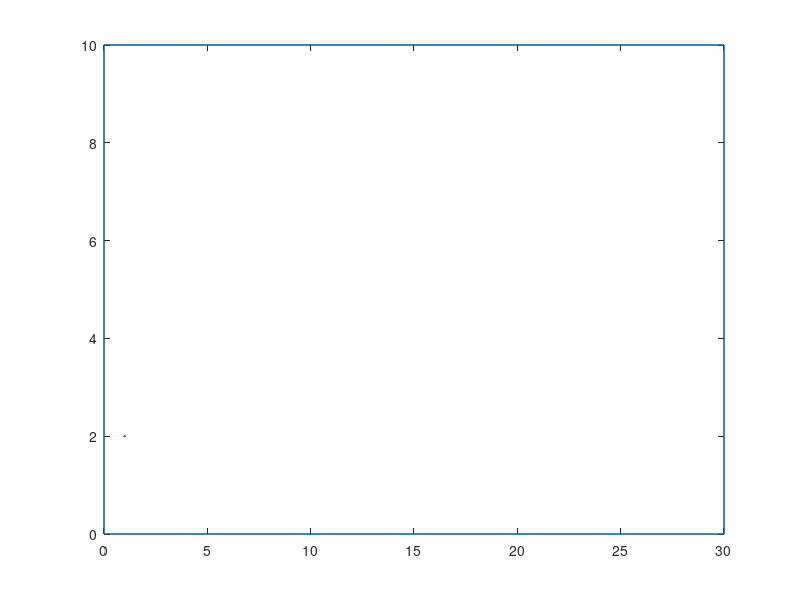

The MATLAB source for this figure: (Note: this script raises an error after producing the figure.)
clear all
close all
clc
figure

% Entorno cerrado definido por una lista de puntos
x=[-0 30 30 0 0]';
y=[0 0 10 10 0]';
plot(x,y,LineWidth=2)
hold on

% Posición y orientación del vehiculo
x0= 1;
y0= 2;
phi0= 0; % Entre -pi y pi

%Distancia al punto objetivo
d=1;

%Velocidad enunciado
v=0.3;

%Anchura pasillo
L=10;

while x0<25
    rangos= laser2D(x, y, x0, y0, phi0);
    dist=rangos(18)+rangos(54);
    inc_theta=acos(L/dist);
    d_L=(L/2)-y0;
    inc_x=real(d_L*sin(inc_theta)+d*cos(inc_theta));
    inc_y=real(d_L*cos(inc_theta)-d*sin(inc_theta));
    phi0=atan2(inc_y,inc_x);
    norma=norm([inc_x inc_y]);%Norma del vector direccion
    x0=x0+v*(inc_x/norma);
    y0=y0+v*(inc_y/norma);
    plot(x0,y0,'*')
end